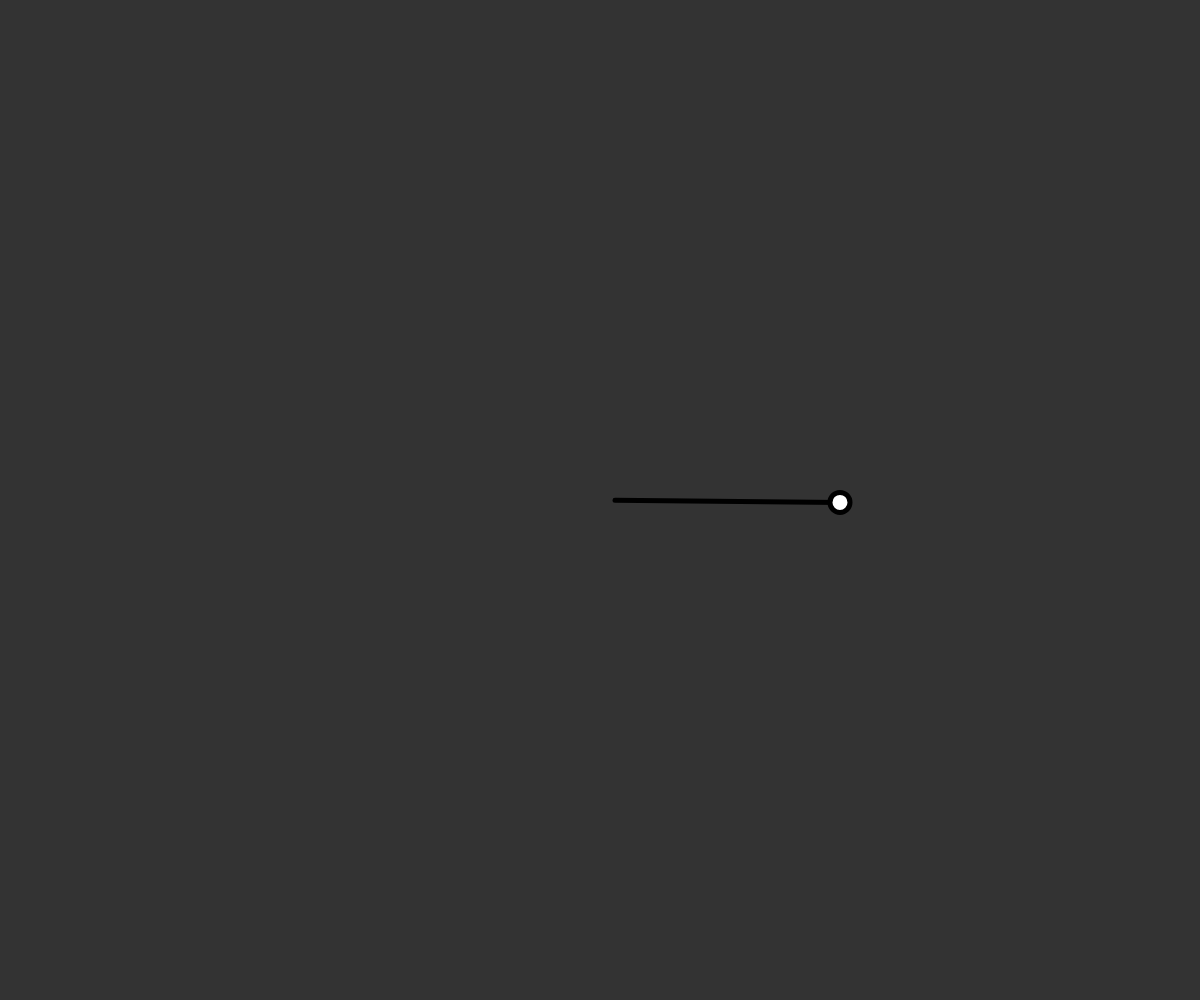
Frame 1 (no input)
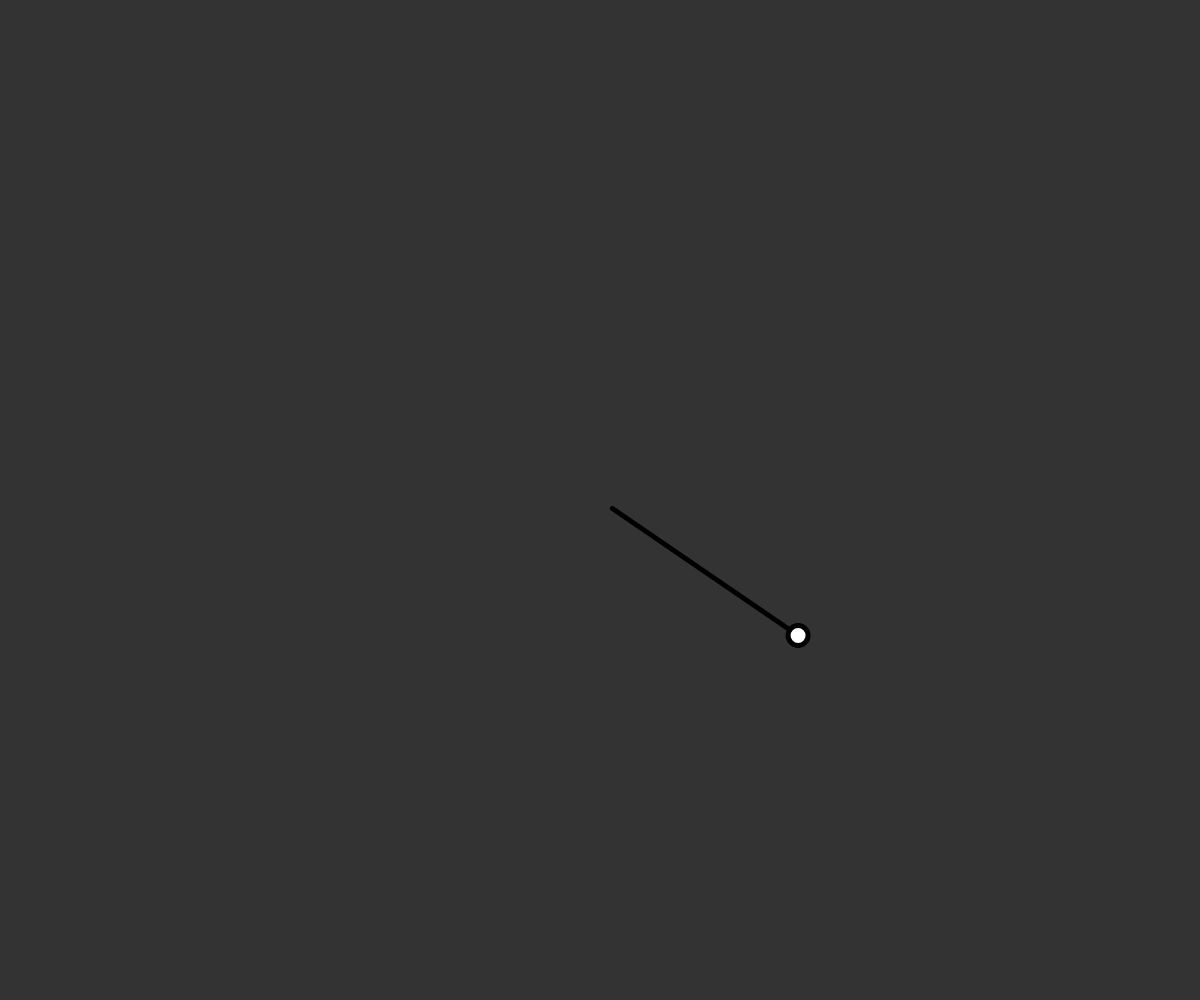
Frame 60 (no input)
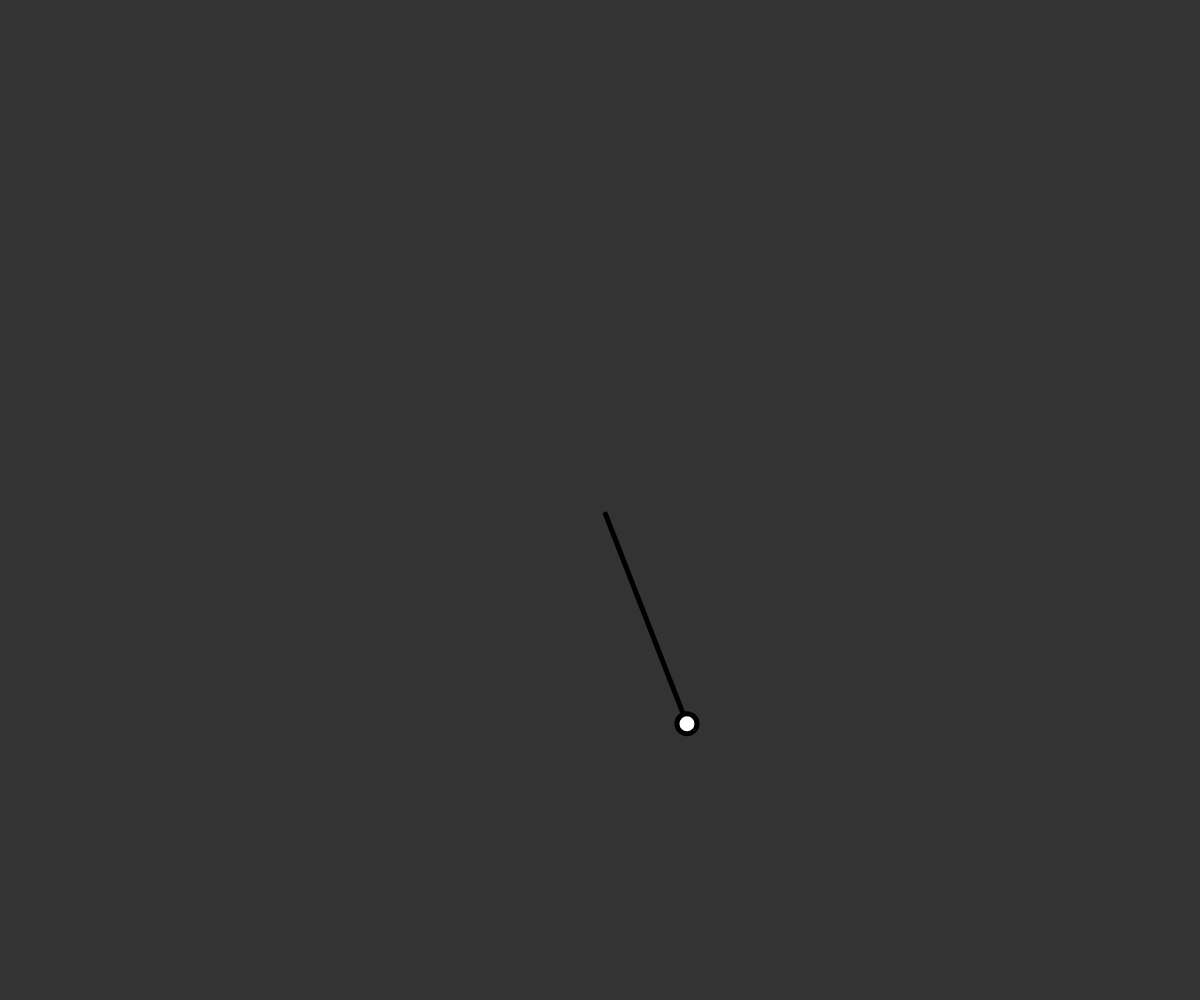
Frame 120 (the mouse pressed at the canvas centre since frame 60)

The p5.js sketch that drew these frames (run headless with seeded random() and noise() and a simulated clock; from frame 60 on, the mouse is pressed at the canvas centre):

// p5.js sketch
// ── sketch.js
const r = 15;
let angle = 0;
let alternate = false;
class Line {
    alternateAngle(currentState){
        if(currentState){
            currentState = false;
        }
        else{
            currentState = true;
        }
        return currentState;
    }
    calculate(currentR, currentA) {
        this.r = currentR;
        if(alternate){
            angle -= 0.01;
        }
        else{
            angle += 0.01;
        }
        this.x = r * Math.cos(angle);
        this.y = r * Math.sin(angle);
        this.x2 = r * this.x + this.x;
        this.y2 = r * this.y + this.y;
        line(this.x, this.y, this.x2, this.y2);
        ellipse(this.x2, this.y2, 20);
    }
}
class Bob{
    constructor(){
        this.x = x;
        this.y = y;
    }
    draw(x, y){
        ellipse(x, y, 20);
    }
}
const line1 = new Line(r, angle);
function setup() {
    createCanvas(windowWidth, windowHeight);
}

function draw() {
    translate(width / 2, height / 2);
    background(51);
    strokeWeight(5);
    line1.calculate(r, angle);
    if(parseInt(line1.y2) == 0 || parseInt(line1.y2) == -7){
        alternate = line1.alternateAngle(alternate)
    }
}
